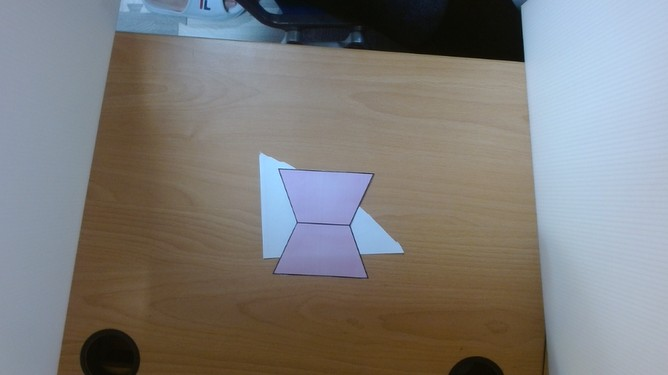
#> input picture cut_paper/1.jpg, 668 x 375 px, given in place of the camera
$ python cut1.py
#> lines starting #> are read from the running program, lines starting #| are printed output that depends on the picture; after the words box and inside, x2 and y2 are one past the last pixel; in counts of white or black regions, pixels touching at a corner belong together
import cv2
import numpy as np


# 用來儲存所有點選的 HSV
clicked_hsv = []


def show_hsv(event, x, y, flags, param):
    if event == cv2.EVENT_LBUTTONDOWN:
        hsv = cv2.cvtColor(param, cv2.COLOR_BGR2HSV)
        color = hsv[y, x]
        clicked_hsv.append(color)
        print(f"點選 HSV: {color}")


def count_pink_pixels_from_camera():
    cap = cv2.VideoCapture(0)
    if not cap.isOpened():
        print("無法開啟攝影機")
        return
    print("請用滑鼠左鍵點選你想要判斷為粉紅色的區域，按 q 結束並自動計算範圍...")
    global clicked_hsv
    clicked_hsv = []
    selected_frame = None

    def mouse_callback(event, x, y, flags, param):
        if event == cv2.EVENT_LBUTTONDOWN:
            frame = param
            hsv = cv2.cvtColor(frame, cv2.COLOR_BGR2HSV)
            color = hsv[y, x]
            clicked_hsv.append(color)
            print(f"點選 HSV: {color}")

    # 設定裁切區域（例如中央 1/2 區域）
    crop_ratio = 0.6  # 裁切比例（中央 50%）
    while True:
        ret, frame = cap.read()
#> frame is the input picture: shape (375, 668, 3); mean B, G, R 122.7, 124.4, 125.8
        if not ret:
            print("無法讀取影像")
            break
        h, w = frame.shape[:2]
#> h = 375; w = 668
        ch, cw = int(h * crop_ratio), int(w * crop_ratio)
#> ch = 225; cw = 400
        y1 = (h - ch) // 2
#> y1 = 75
        x1 = (w - cw) // 2
#> x1 = 134
        frame_crop = frame[y1 : y1 + ch, x1 : x1 + cw]
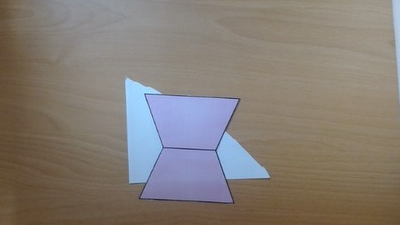
#> frame_crop: shape (225, 400, 3); mean B, G, R 117.6, 124.6, 132.3
        frame_zoom = cv2.resize(
            frame_crop, None, fx=2, fy=2, interpolation=cv2.INTER_LINEAR
        )
        cv2.imshow("原始鏡頭", frame_zoom)
        cv2.setMouseCallback("原始鏡頭", mouse_callback, frame_zoom)
        key = cv2.waitKey(1) & 0xFF
#> (key q is pressed here)
        if key == ord("q"):
            selected_frame = frame_zoom.copy()
            break
    cap.release()
    cv2.destroyWindow("原始鏡頭")
    if not clicked_hsv:
        print("未點選任何顏色，使用預設範圍")
        lower_pink = np.array([113, 56, 147])
        upper_pink = np.array([126, 84, 225])
    else:
        arr = np.array(clicked_hsv)
        lower_pink = arr.min(axis=0)
        upper_pink = arr.max(axis=0)
        print(
            f"自動計算粉紅色範圍: lower_pink = np.array({lower_pink.tolist()}), upper_pink = np.array({upper_pink.tolist()})"
        )
    if selected_frame is not None:
        hsv = cv2.cvtColor(selected_frame, cv2.COLOR_BGR2HSV)
#> hsv: shape (450, 800, 3); mean H, S, V 34.8, 60.1, 141.1
        mask = cv2.inRange(hsv, lower_pink, upper_pink)
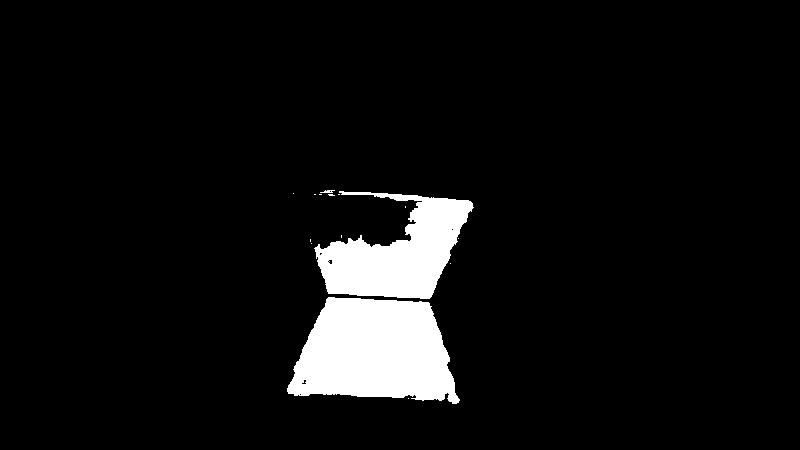
#> mask: shape (450, 800); 6.4% white; 15 white regions (12 under 20 px), largest, box (x1, y1, x2, y2) and area: (287, 297, 460, 404) 13614, (314, 191, 474, 299) 9292, (320, 190, 335, 193) 29
        result = selected_frame.copy()
        result[mask > 0] = [0, 0, 255]
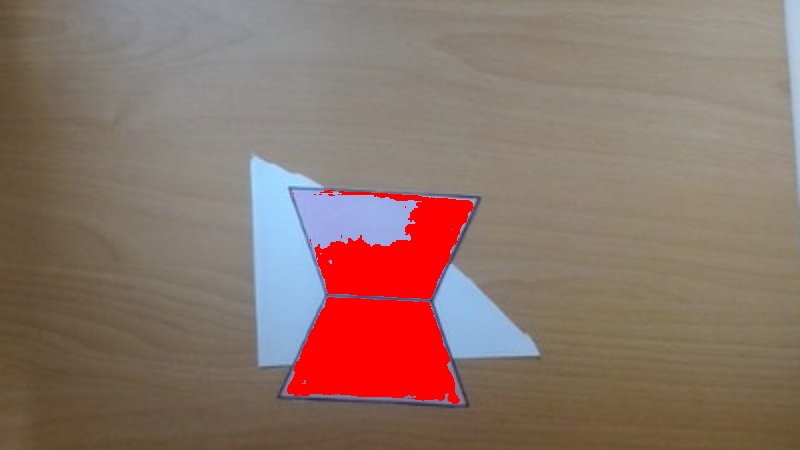
#> result: shape (450, 800, 3); mean B, G, R 105.2, 115.3, 139.6
        cv2.imshow("pink", result)
        pink_pixels = cv2.countNonZero(mask)
#> pink_pixels = 22966
        print(f"粉紅色像素數量: {pink_pixels}")
#| 粉紅色像素數量: 22966
        cv2.waitKey(0)
        cv2.destroyAllWindows()
        return pink_pixels
    return None


if __name__ == "__main__":
    count_pink_pixels_from_camera()

$ run again, on cut_paper/3.jpg
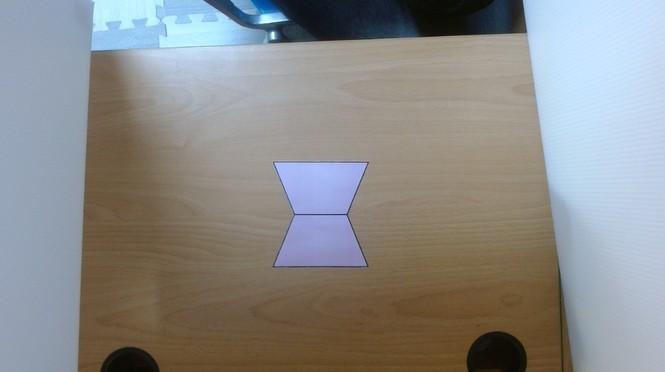
#> input picture cut_paper/3.jpg, 665 x 372 px, given in place of the camera
#> in count_pink_pixels_from_camera, frame is the input picture: shape (372, 665, 3); mean B, G, R 137.9, 139.2, 139.2
#> hsv: shape (446, 798, 3); mean H, S, V 33.8, 51.5, 149.7
#> in count_pink_pixels_from_camera, `mask = cv2.inRange(hsv, lower_pink, upper_pink)`:
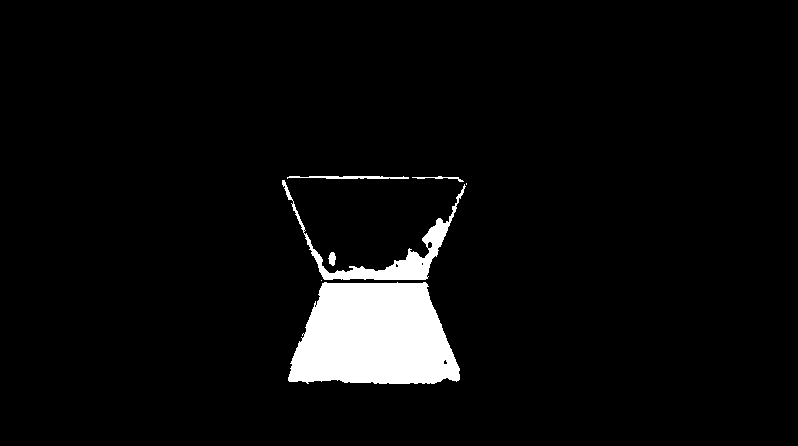
#> mask: shape (446, 798); 4.8% white; 7 white regions (2 under 20 px), largest, box (x1, y1, x2, y2) and area: (288, 282, 460, 384) 13953, (282, 180, 466, 280) 2607, (287, 176, 409, 179) 281, (412, 176, 464, 182) 91, (328, 252, 336, 266) 78
#> in count_pink_pixels_from_camera, `result[mask > 0] = [0, 0, 255]`:
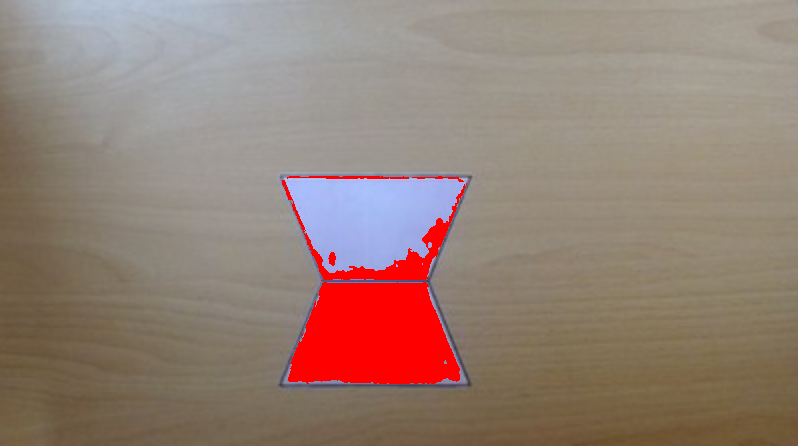
#> result: shape (446, 798, 3); mean B, G, R 117.5, 128.1, 148.8
#> pink_pixels = 17013
#| 粉紅色像素數量: 17013
